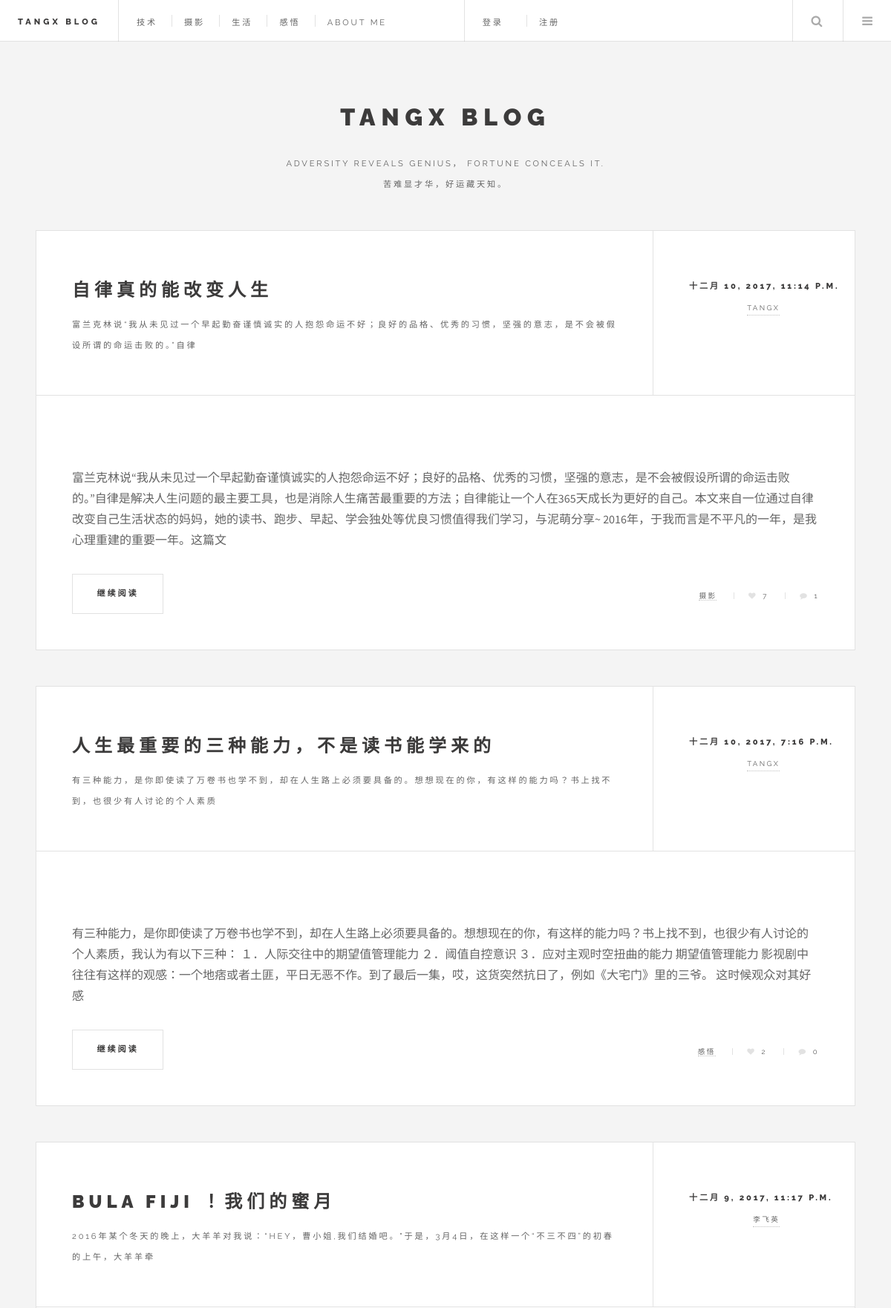
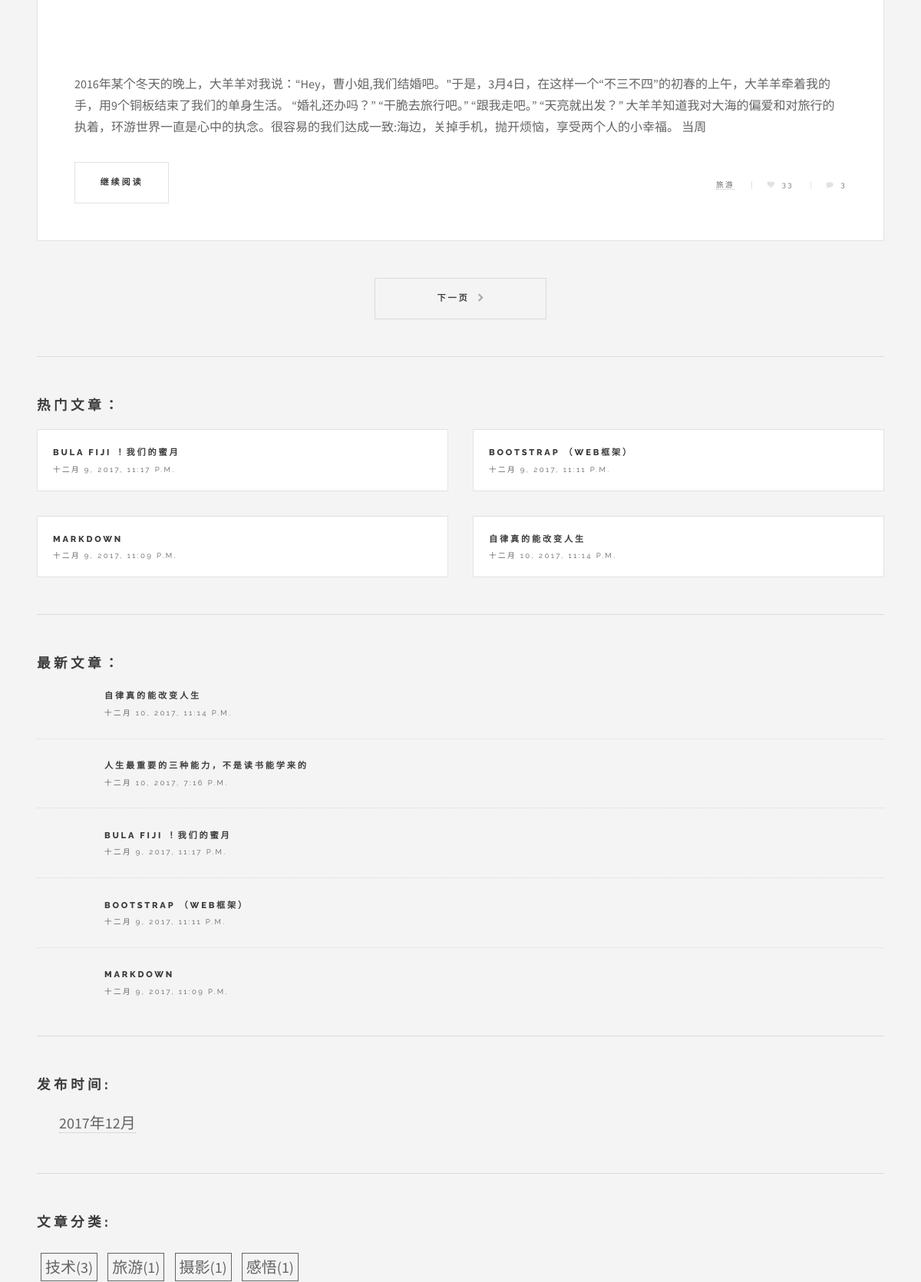
The app's page /index/ (upper part) with its own data (2 pictures, top to bottom).
### blog/models.py (models this page shows, shortened)
class Post(models.Model):
    title = models.CharField(max_length=100)
    body = models.TextField()
    created_time = models.DateTimeField(auto_now_add=True)
    modified_time = models.DateTimeField(auto_now=True)
    excerpt = models.CharField(max_length=200,blank=True)
    category = models.ForeignKey('Category')
    tags = models.ManyToManyField('Tag')
    author = models.ForeignKey(User)
    views = models.PositiveIntegerField(default=0)
    img = models.ImageField(upload_to='avatar/post/%Y/%m/%d/',default='post.jpg')
    class Meta:
        ordering=['-created_time']
    def get_absolute_url(self):
        return reverse('blog:detail',kwargs={'pk':self.pk})

class Category(models.Model):
    name = models.CharField(max_length=30)
    def __str__(self):
        return self.name

### users/models.py (models this page shows)
class User(AbstractUser):
    nickname = models.CharField(max_length=64,unique=True,db_index=True,verbose_name='昵称')
    signature = models.CharField(max_length=128,default='这家伙很懒什么都没有留下',verbose_name='个性签名')
    headshot = models.ImageField(upload_to='avatar/headshot/%Y/%m/%d/', default='default.jpg',verbose_name='头像')
    class Meta(AbstractUser.Meta):
        pass
    def __str__(self):
        return self.username

### blog/views.py (the view)
# urls.py: url('^index/$',IndexView.as_view(),name='index'),
class IndexView(ListView):
    model = Post
    template_name = 'blog/index.html'
    context_object_name = 'post_list'
    paginate_by = 3

### blog/templatetags/blog_tags.py (called while the page is built)
@register.simple_tag
def get_recent_post(num=5):
    return Post.objects.all().order_by('-created_time')[:num]

@register.simple_tag
def get_hot_post(num=4):
    return Post.objects.annotate(num_comments=Count('comment')).order_by('-num_comments')[:num]

@register.simple_tag
def archives():
    return Post.objects.dates('created_time','month',order='DESC')

@register.simple_tag
def get_category():
    return Category.objects.annotate(num_post=Count('post')).filter(num_post__gt=0)

@register.simple_tag
def get_tags():
    return Tag.objects.annotate(num_post=Count('post')).filter(num_post__gt=0)

### templates/blog/index.html (shortened to what this page needs)
{% extends 'blog/base.html' %}
{% block main %}
                        {% for post in post_list %}
                            <article class="post">
								<header>
									<div class="title">
										<h2><a href="{{ post.get_absolute_url }}">{{ post.title }}</a></h2>
										<p>{{ post.excerpt }}</p>
									</div>
									<div class="meta">
										<time class="published" datetime="2015-10-22">{{ post.created_time }}</time>
										<a href="#" class="author"><span class="name">{{ post.author }}</span><img src="{{ post.author.headshot.url }}" alt="" /></a>
									</div>
								</header>
								<p>{{ post.body | truncatechars:210 }}</p>
								<footer>
									<ul class="actions">
										<li><a href="{{ post.get_absolute_url }}" class="button big">继续阅读</a></li>
									</ul>
									<ul class="stats">
										<li><a href="{% url 'blog:category' post.category.pk %}">{{ post.category }}</a></li>
										<li><a href="{{ post.get_absolute_url }}" class="icon fa-heart">{{ post.views }}</a></li>
										<li><a href="{{ post.get_absolute_url }}" class="icon fa-comment">{{ post.comment_set.all.count }}</a></li>
									</ul>
								</footer>
							</article>
                        {% empty %}
                            暂无文章收录
                        {% endfor %}
                        {% if is_paginated %}
                              <ul class="actions pagination">
                                 {% if page_obj.has_next %}
                                     <li><a href="?page={{ page_obj.next_page_number }}" class="button big next">下一页</a></li>
                                 {% endif %}
							  </ul>
                        {% endif %}
{% endblock %}

### templates/blog/base.html (shortened to what this page needs)
{% load static %}
{% load blog_tags %}
<!DOCTYPE HTML>
<html>
	<head>
		<link rel="stylesheet" href="{% static 'assets/css/main.css'%}" />
        <link rel="stylesheet" href="{% static 'assets/highlights/github.css' %}">
	</head>
	<body>
			<div id="wrapper">
					<header id="header">
						<h1><a href="{% url 'blog:index' %}">Tangx Blog</a></h1>
						<nav class="links">
							<ul>
								<li><a href="{% url 'blog:category' 1 %}">技术</a></li>
								<li><a href="{% url 'photo:show' %}">摄影</a></li>
								<li><a href="#">生活</a></li>
								<li><a href="{% url 'blog:category' 5 %}">感悟</a></li>
								<li><a href="#">About Me</a></li>
							</ul>
						</nav>
                        <nav class="links usernav">
                           <ul>
                               {% if user.is_authenticated  %}
                                <li class="cl-effect-11"><a href="#"><img src="{{ user.headshot.url }} " height="30" width="30"/></a></li>
                                <li class="cl-effect-11"><a href="#" data-hover="{{ user.username }}">{{ user.username }}</a></li>
                                <li class="cl-effect-11"><a href="{% url 'logout' %}?next={{ request.path }}" data-hover="注销">注销</a></li>
                                <li class="cl-effect-11"><a href="{% url 'password_change' %}?next={{ request.path }}" data-hover="修改密码">修改密码</a></li>
                                 <li class="cl-effect-11"><a href="{% url 'blog:pubpost' user.pk %}" data-hover="发布">发布</a></li>
                            {% else %}
                                <li class="cl-effect-11" id="mylogin" style="width: 40px" >
                                    <a id='mylogina'style="width:36px;cursor: pointer;display: inline-block" >登录</a>
                                </li>
                                <li class="cl-effect-11"><a href="{% url 'users:register' %}?next={{ request.path }}" data-hover="注册">注册</a></li>
                            {% endif %}
                           </ul>
						</nav>
						<nav class="main">
							<ul>
								<li class="search">
									<a class="fa-search" href="#search">Search</a>
								</li>
								<li class="menu">
									<a class="fa-bars" href="#menu">Menu</a>
								</li>
							</ul>
						</nav>
					</header>
					<div id="main">
                        {% block main %}
                        {% endblock %}
					</div>
					<section id="sidebar">
							<section id="intro">
								<header>
									<h2>TANGX BLOG</h2>
									<p>Adversity reveals genius， fortune conceals it.<br>苦难显才华，好运藏天知。</p>
								</header>
							</section>
							<section>
                                <h2>热门文章：</h2>
								<div class="mini-posts">
										{% get_hot_post as hot_post_list%}
                                        {% for hot_post in hot_post_list %}
                                            <article class="mini-post">
											<header>
												<h3><a href="{{ hot_post.get_absolute_url }}">{{ hot_post.title }}</a></h3>
												<time class="published" datetime="{{ hot_post.created_time }}">{{ hot_post.created_time }}</time>
											</header>
										    </article>
                                        {% empty %}
                                            暂无blog文章发表
                                        {% endfor %}
								</div>
							</section>
							<section>
                                <h2>最新文章：</h2>
								<ul class="posts">
                                    {% get_recent_post as recent_post_list%}
                                        {% for recent_post in recent_post_list %}
                                           <li>
                                                <article>
                                                    <header>
                                                        <h3><a href="{{ recent_post.get_absolute_url }}">{{ recent_post.title }}</a></h3>
                                                        <time class="published" datetime="{{ recent_post.created_time }}">{{ recent_post.created_time }}</time>
                                                    </header>
                                                </article>
                                           </li>
                                        {% empty %}
                                            暂无blog文章发表
                                        {% endfor %}
								</ul>
							</section>
                           <section>
                               {% archives as date_list %}
                                <h2>发布时间:</h2>
                               <ul class="mysection ">
                                   {% for date in date_list %}
                                       <li><a href="{% url 'blog:archives' date.year date.month %}" style="font-size: 20px">{{ date.year }}年{{ date.month }}月</a></li>
                                   {% empty %}
                                       暂无时间分类
                                   {% endfor %}
                               </ul>
                           </section>
                           <section class="mysection mytag">
                               {% get_category as cate_list %}
                               <h2>文章分类:</h2>
                                <div>
                                   {% for cate in cate_list %}
                                      <li>
                                          <a href="{% url 'blog:category' cate.pk %}" >{{ cate.name }}<span>({{ cate.num_post }})</span></a>
                                      </li>
                                   {% empty %}
                                       暂无时间分类
                                   {% endfor %}
                                </div>
                           </section>
                               {% get_tags as tags_list %}
					</section>
			</div>
	</body>
</html>

### templates/blog/base.html (style rules this page uses)
.mysection li { list-style: none }
.mysection a { margin: 5px;font-size: 20px; }
.mytag a { border: 1px solid;padding: 5px; }
.mytag li { display: inline-block;margin-top: 10px }
#mylogin { width: 30px;height: 56px }

### records on screen
Post: title "自律真的能改变人生", excerpt "富兰克林说“我从未见过一个早起勤奋谨慎诚实的人抱怨命运不好；良好的品格、优秀的习惯，坚强的意志，是不会被假设所谓的命运击败的。”自律", created_time "十二月 10, 2017, 11:14 P.M.", author "TANGX", body "富兰克林说“我从未见过一个早起勤奋谨慎诚实的人抱怨命运不好；良好的品格、优秀的习惯，坚强的意志，是不会被假设所谓的命运击败的。”自律是解决人生问题的最主要工具，也是消除人生痛苦最重要的方法；自律能让一个人在365天成长为更好的自己。本文来自一位通过自律改变自己生活状态的妈妈，她的读书、跑步、早起、学会独处等优良习惯值得我们学习，与泥萌分享~ 2016年，于我而言是不平凡的一年，是我心理重建的重要一年。这篇文", category "摄影", views "7", comment_set.all.count "1"
Post: title "人生最重要的三种能力，不是读书能学来的", excerpt "有三种能力，是你即使读了万卷书也学不到，却在人生路上必须要具备的。想想现在的你，有这样的能力吗？书上找不到，也很少有人讨论的个人素质", created_time "十二月 10, 2017, 7:16 P.M.", author "TANGX", body "有三种能力，是你即使读了万卷书也学不到，却在人生路上必须要具备的。想想现在的你，有这样的能力吗？书上找不到，也很少有人讨论的个人素质，我认为有以下三种： １．人际交往中的期望值管理能力 ２．阈值自控意识 ３．应对主观时空扭曲的能力 期望值管理能力 影视剧中往往有这样的观感：一个地痞或者土匪，平日无恶不作。到了最后一集，哎，这货突然抗日了，例如《大宅门》里的三爷。 这时候观众对其好感", category "感悟", views "2", comment_set.all.count "0"
Post: title "BULA FIJI ！我们的蜜月", excerpt "2016年某个冬天的晚上，大羊羊对我说：“HEY，曹小姐,我们结婚吧。\"于是，3月4日，在这样一个“不三不四”的初春的上午，大羊羊牵", created_time "十二月 9, 2017, 11:17 P.M.", author "李飞英", body "2016年某个冬天的晚上，大羊羊对我说：“Hey，曹小姐,我们结婚吧。\"于是，3月4日，在这样一个“不三不四”的初春的上午，大羊羊牵着我的手，用9个铜板结束了我们的单身生活。 “婚礼还办吗？” “干脆去旅行吧。” “跟我走吧。” “天亮就出发？” 大羊羊知道我对大海的偏爱和对旅行的执着，环游世界一直是心中的执念。很容易的我们达成一致:海边，关掉手机，抛开烦恼，享受两个人的小幸福。 当周", category "旅游", views "33", comment_set.all.count "3"
Post: title "BOOTSTRAP （WEB框架）", created_time "十二月 9, 2017, 11:11 P.M."
Post: title "MARKDOWN", created_time "十二月 9, 2017, 11:09 P.M."
Category: name "技术", num_post "3"
Category: name "旅游", num_post "1"
Category: name "摄影", num_post "1"
Category: name "感悟", num_post "1"

### other values on screen
{{ date.year }} "2017"
{{ date.month }} "12"
